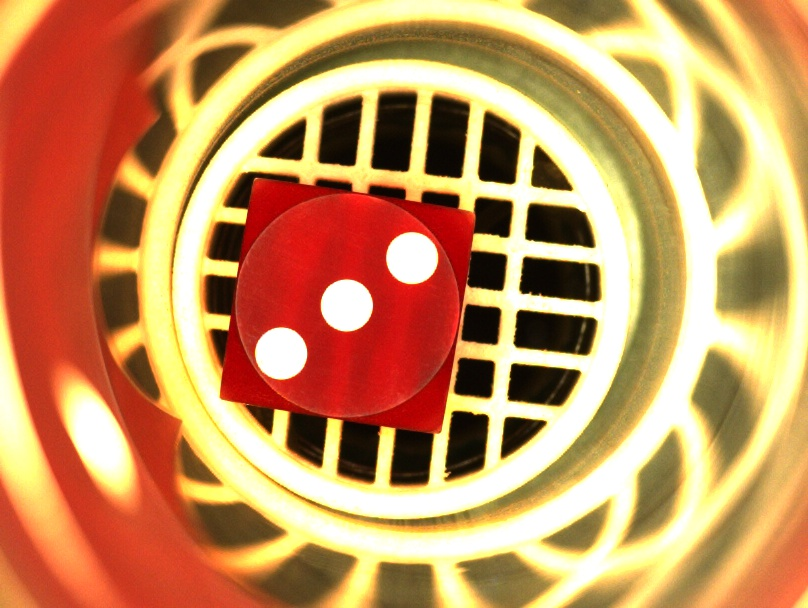
#> input picture sources/1.jpg, 808 x 608 px; its folder holds only this picture in this run
$ python dice.py
#> lines starting #> are read from the running program, lines starting #| are printed output that depends on the picture; after the words box and inside, x2 and y2 are one past the last pixel; in counts of white or black regions, pixels touching at a corner belong together
import cv2
import numpy as np
import os

minThreshold = 100
maxThreshold = 200
minArea = 100
minCircularity = .7
minInertiaRatio = .6
minConvexity = .1

def diceDetect(filename):
#> called with filename = 'sources/1.jpg'
  im = cv2.imread(filename)
#> im is the input picture: shape (608, 808, 3); mean B, G, R 94.6, 145.5, 198.2
  # im = cv2.cvtColor(im, cv2.COLOR_BGR2GRAY)

  params = cv2.SimpleBlobDetector_Params()
  params.minThreshold = minThreshold
  params.maxThreshold = maxThreshold
  params.filterByColor = True
  params.blobColor = 255
  params.filterByArea = True
  params.minArea = minArea
  params.filterByCircularity = True
  params.minCircularity = minCircularity
  params.filterByInertia = True
  params.minInertiaRatio = minInertiaRatio
  params.filterByConvexity = True
  params.minConvexity = minConvexity

  detector = cv2.SimpleBlobDetector_create(params)
  keypoints = detector.detect(im)
#> keypoints = 3 keypoints; (x, y, size): (346, 305, 51.7), (281, 353, 51.7), (412, 258, 51.4)

  for k in keypoints:
    (x,y) = k.pt
    x=int(round(x))
    y=int(round(y))
    size = int(round(k.size) / 2)
    cv2.circle(im, (x,y), size, (0, 0, 255), 5)
#> this loop made 3 passes
#> (k, x, y, size) on passes 1 to 3: (keypoint at (346.3, 305), size 51.7, 346, 305, 26), (keypoint at (411.6, 257.6), size 51.4, 412, 258, 25), (keypoint at (280.7, 353.1), size 51.7, 281, 353, 26)
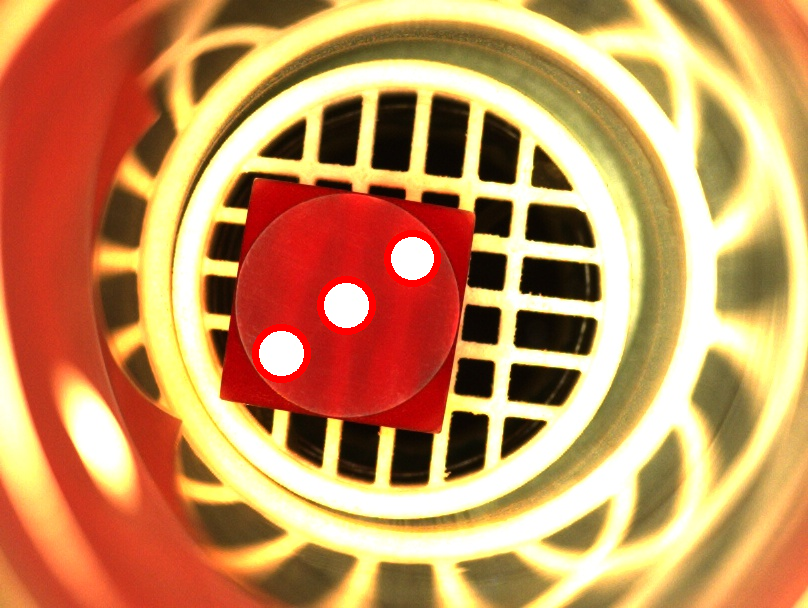
#> im: shape (608, 808, 3); 0.69% of pixels changed, all inside (x1, y1, x2, y2) = (252, 230, 441, 383)

  # here we draw keypoints on the frame.
  # im_with_keypoints = cv2.drawKeypoints(im, keypoints, np.array([]), (0, 0, 255),
  #                                       cv2.DRAW_MATCHES_FLAGS_DRAW_RICH_KEYPOINTS)

  number = len(keypoints)
#> number = 3
  text = "Number is: {0}".format(number)
#> text = 'Number is: 3'
  cv2.putText(im, text, (10,100), cv2.FONT_HERSHEY_SIMPLEX, 1, (0,0,0), 2)
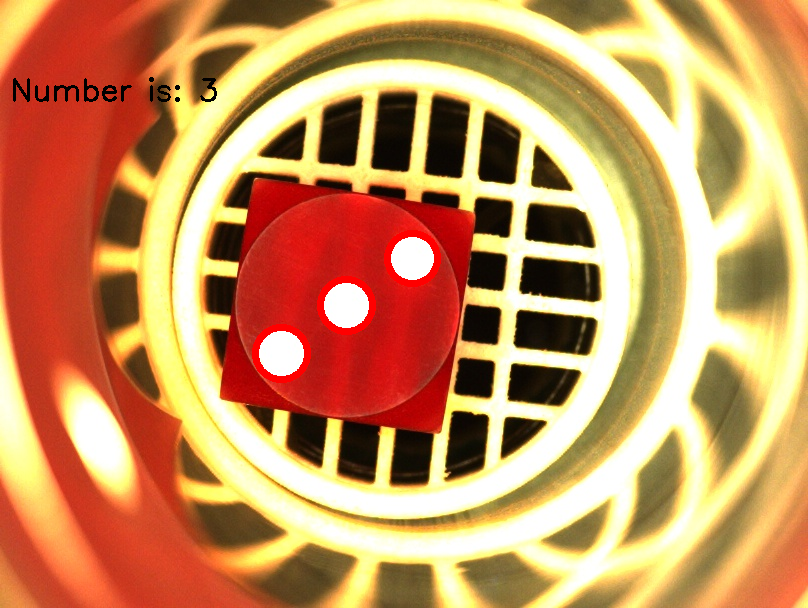
#> im: shape (608, 808, 3); 0.26% of pixels changed, all inside (x1, y1, x2, y2) = (13, 77, 217, 102)
  print(text)
#| Number is: 3
  cv2.imshow("Dice Reader", im)
  cv2.waitKey(1000)

imgSrc = 'sources'
for file in os.listdir(imgSrc):
  diceDetect("{0}/{1}".format(imgSrc, file))

cv2.destroyAllWindows()

$ run again, on sources/13.jpg
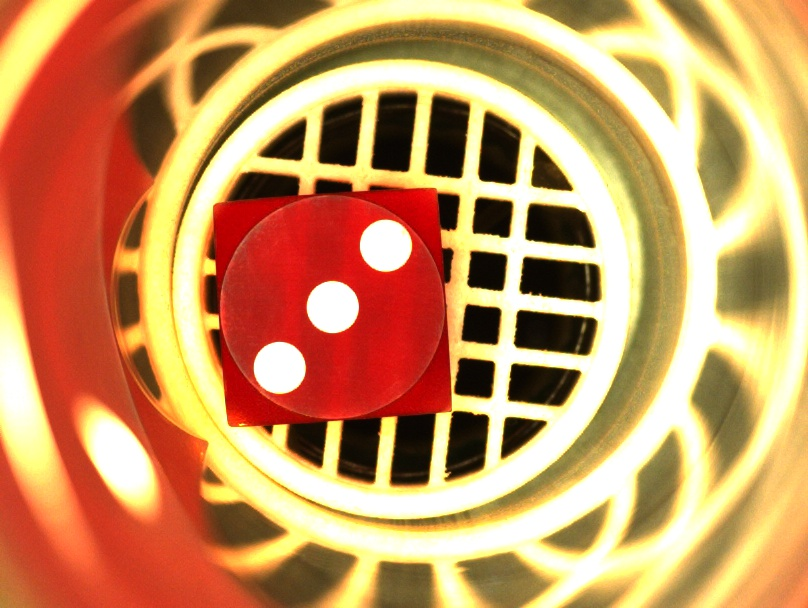
#> input picture sources/13.jpg, 808 x 608 px
#> in diceDetect, im is the input picture: shape (608, 808, 3); mean B, G, R 96.8, 148.3, 200.8
#> keypoints = 3 keypoints; (x, y, size): (385, 245, 51.7), (332, 307, 51.6), (279, 367, 51.4)
#> the loop in diceDetect, `for k in keypoints:` made 3 passes
#> (k, x, y, size) on passes 1 to 3: (keypoint at (332.3, 306.6), size 51.6, 332, 307, 26), (keypoint at (385.4, 245.2), size 51.7, 385, 245, 26), (keypoint at (279.2, 367.5), size 51.4, 279, 367, 25)
#> after the loop in diceDetect, `for k in keypoints:`:
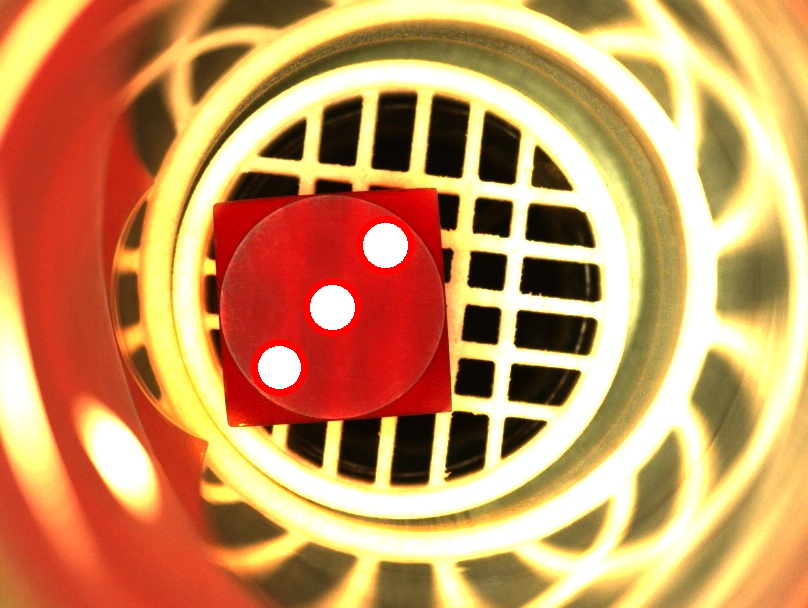
#> im: shape (608, 808, 3); 0.69% of pixels changed, all inside (x1, y1, x2, y2) = (251, 216, 415, 396)
#> number = 3
#> text = 'Number is: 3'
#> in diceDetect, `cv2.putText(im, text, (10,100), cv2.FONT_HERSHEY_SIMPLEX, 1, (0,0,0), 2)`:
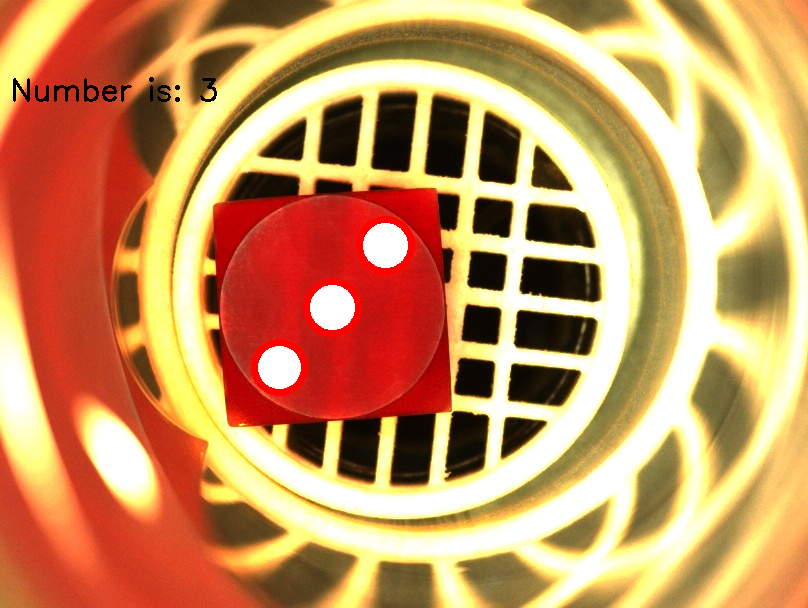
#> im: shape (608, 808, 3); 0.26% of pixels changed, all inside (x1, y1, x2, y2) = (13, 77, 217, 102)
#| Number is: 3

$ run again, on sources/14.jpg
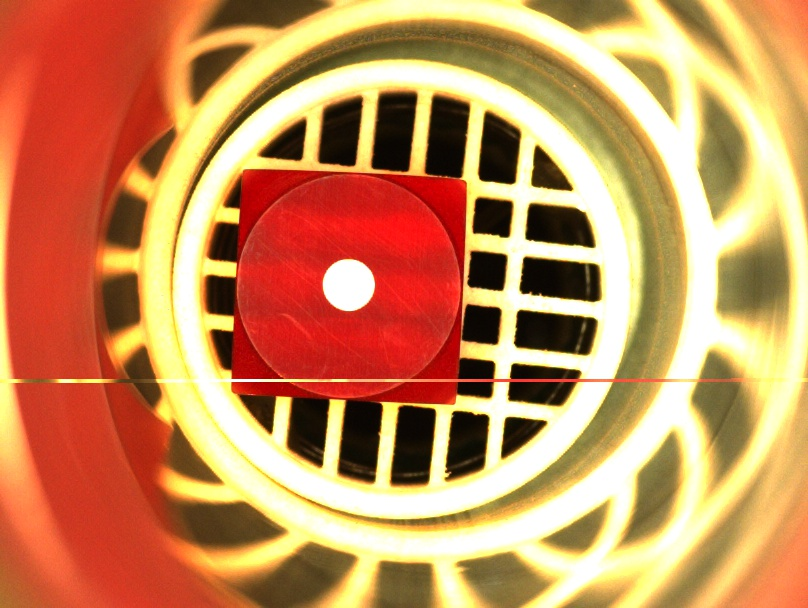
#> input picture sources/14.jpg, 808 x 608 px
#> in diceDetect, im is the input picture: shape (608, 808, 3); mean B, G, R 91.3, 140.9, 199.4
#> keypoints = 1 keypoints; (x, y, size): (348, 284, 51.7)
#> the loop in diceDetect, `for k in keypoints:` made 1 pass
#> (k, x, y, size) on pass 1: (keypoint at (348.3, 284.5), size 51.7, 348, 284, 26)
#> after the loop in diceDetect, `for k in keypoints:`:
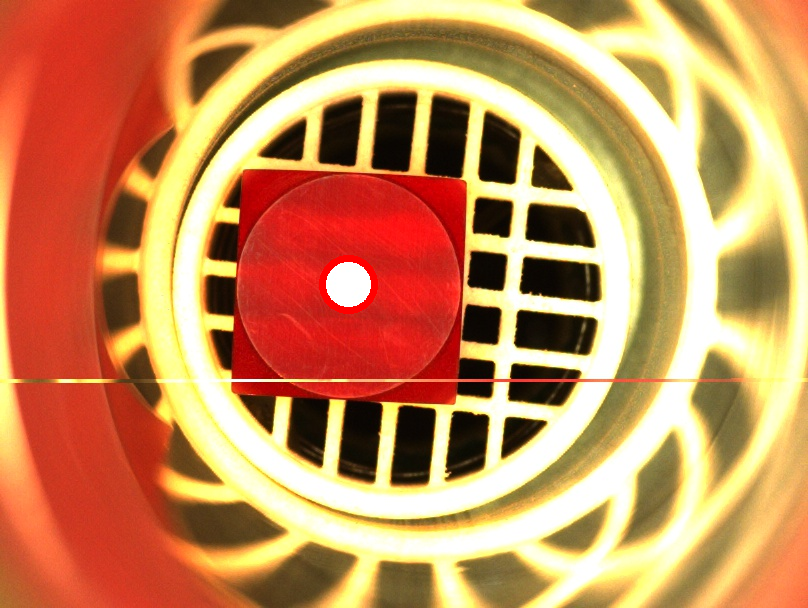
#> im: shape (608, 808, 3); 0.23% of pixels changed, all inside (x1, y1, x2, y2) = (319, 255, 378, 314)
#> number = 1
#> text = 'Number is: 1'
#> in diceDetect, `cv2.putText(im, text, (10,100), cv2.FONT_HERSHEY_SIMPLEX, 1, (0,0,0), 2)`:
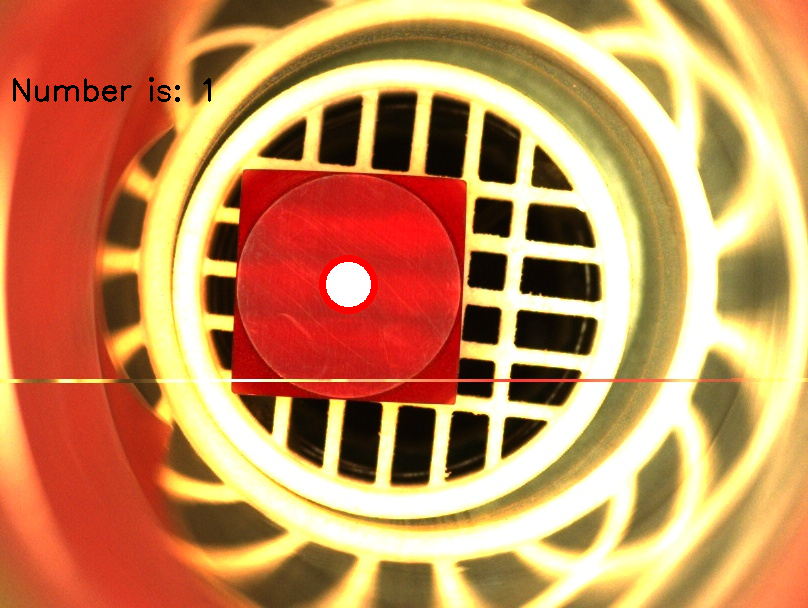
#> im: shape (608, 808, 3); 0.24% of pixels changed, all inside (x1, y1, x2, y2) = (13, 77, 211, 102)
#| Number is: 1

$ run again, on sources/10.jpg
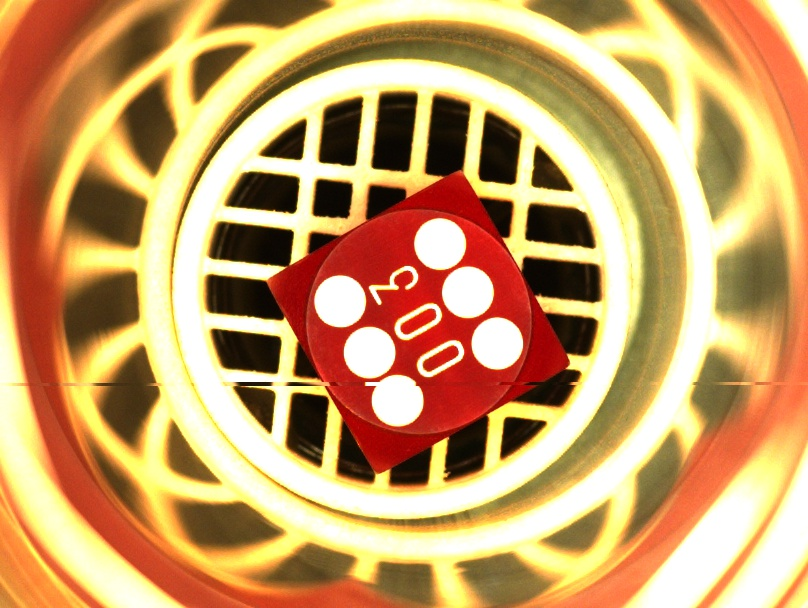
#> input picture sources/10.jpg, 808 x 608 px
#> in diceDetect, im is the input picture: shape (608, 808, 3); mean B, G, R 103.3, 157.3, 199.1
#> keypoints = 6 keypoints; (x, y, size): (397, 400, 52.3), (340, 301, 51.5), (497, 343, 51.4), (440, 244, 51.3), (467, 292, 51.3), (369, 352, 51.2)
#> the loop in diceDetect, `for k in keypoints:` made 6 passes
#> (k, x, y, size) on passes 1 to 6: (keypoint at (396.6, 400), size 52.3, 397, 400, 26), (keypoint at (369.1, 352.1), size 51.2, 369, 352, 25), (keypoint at (496.8, 343), size 51.4, 497, 343, 25), (keypoint at (339.7, 300.9), size 51.5, 340, 301, 26), (keypoint at (467.5, 291.9), size 51.3, 467, 292, 25), (keypoint at (439.7, 243.6), size 51.3, 440, 244, 25)
#> after the loop in diceDetect, `for k in keypoints:`:
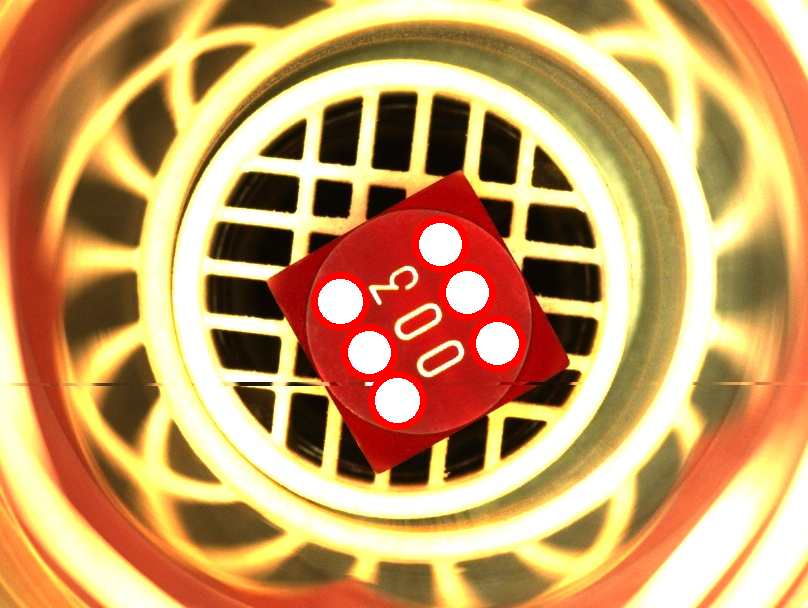
#> im: shape (608, 808, 3); 1.35% of pixels changed, all inside (x1, y1, x2, y2) = (311, 216, 526, 430)
#> number = 6
#> text = 'Number is: 6'
#> in diceDetect, `cv2.putText(im, text, (10,100), cv2.FONT_HERSHEY_SIMPLEX, 1, (0,0,0), 2)`:
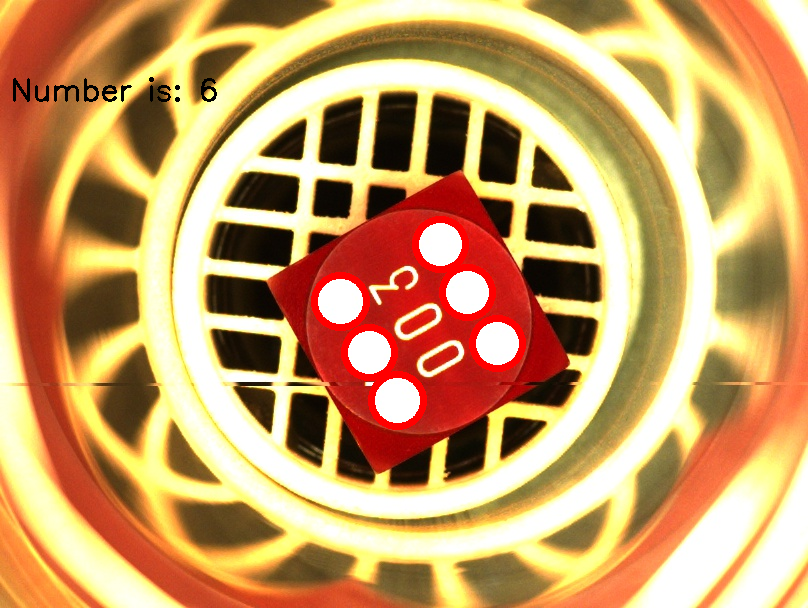
#> im: shape (608, 808, 3); 0.26% of pixels changed, all inside (x1, y1, x2, y2) = (13, 77, 217, 102)
#| Number is: 6
